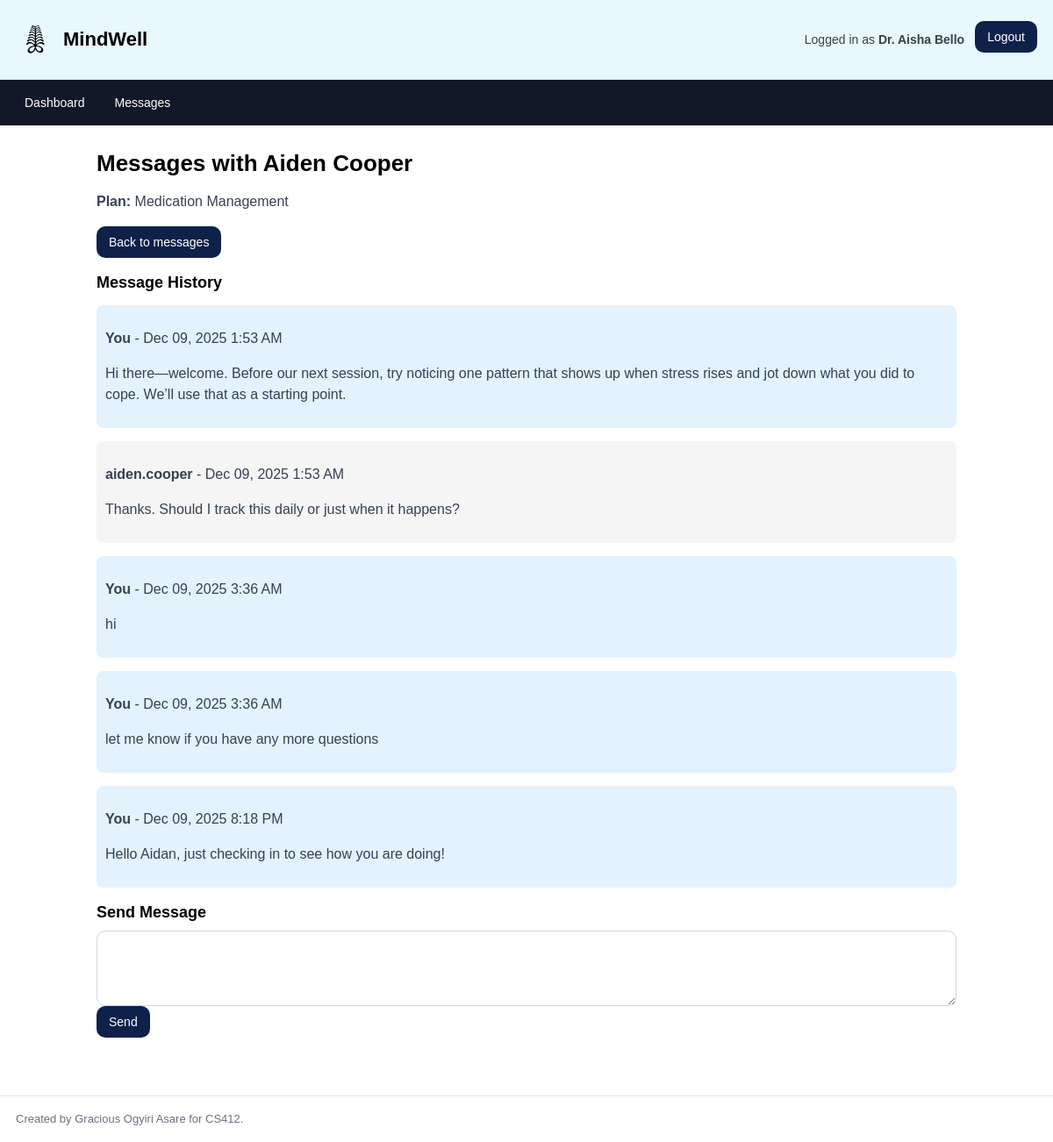
The app's page /therapyplan/20/send-message/ (signed in) with its own data.
### mindwell/models.py (models this page shows, shortened)
class HealthProvider(models.Model):
    user = models.ForeignKey(User, on_delete=models.CASCADE, null=True)
    first_name = models.TextField(blank=True)
    last_name = models.TextField(blank=True)
    email = models.TextField(blank=True)
    gender = models.CharField(max_length=10, choices=[
        ('male', 'Male'),
        ('female', 'Female'),
        ('other', 'Other'),
    ], blank=True)
    occupation = models.TextField(blank=True)
    address = models.TextField(blank=True)
    specialization = models.TextField(blank=True)
    experience_years = models.IntegerField(default=0)
    languages = models.TextField(blank=True)
    profile_img = models.ImageField(blank=True, null=True)
    bio = models.TextField(blank=True)
    verified = models.BooleanField(default=True)
    join_date = models.DateTimeField(auto_now_add=True)

class TherapyPlan(models.Model):
    patient = models.ForeignKey(Patient, on_delete=models.CASCADE)
    health_provider = models.ForeignKey(HealthProvider, on_delete=models.CASCADE)
    plan_type = models.ForeignKey(PlanType, on_delete=models.PROTECT)
    status = models.CharField(max_length=20, choices=[
        ('active', 'Active'),
        ('paused', 'Paused'),
        ('completed', 'Completed'),
        ('cancelled', 'Cancelled'),
    ])
    start_date = models.DateField(blank=True, null=True)
    notes = models.TextField(blank=True, null=True)
    cost = models.DecimalField(max_digits=8, decimal_places=2, blank=True, null=True)
    created_at = models.DateTimeField(auto_now_add=True)

class Patient(models.Model):
    user = models.ForeignKey(User, on_delete=models.CASCADE, null=True)
    first_name = models.TextField(blank=True)
    last_name = models.TextField(blank=True)
    email = models.TextField(blank=True)
    dob = models.DateField(blank=True, null=True)
    gender = models.CharField(max_length=10, choices=[
        ('male', 'Male'),
        ('female', 'Female'),
        ('other', 'Other'),
    ], blank=True)
    address = models.TextField(blank=True)
    emergency_contact_name = models.TextField(blank=True)
    emergency_contact_phone = models.TextField(blank=True)
    insurance_provider = models.TextField(blank=True)
    insurance_id = models.TextField(blank=True)
    join_date = models.DateTimeField(auto_now_add=True)
    therapy_description = models.TextField(blank=True)

class PlanType(models.Model):
    name = models.CharField(max_length=100)
    description = models.TextField(blank=True)
    base_cost = models.DecimalField(max_digits=8, decimal_places=2, blank=True, null=True)
    is_active = models.BooleanField(default=True)
    created_at = models.DateTimeField(auto_now_add=True)
    providers = models.ManyToManyField(HealthProvider, related_name='supported_plan_types', blank=True)

class Message(models.Model):
    therapy_plan = models.ForeignKey(TherapyPlan, on_delete=models.CASCADE, related_name='messages')
    sender = models.ForeignKey(User, on_delete=models.CASCADE, related_name='sent_messages')
    recipient = models.ForeignKey(User, on_delete=models.CASCADE, related_name='received_messages')
    message = models.TextField()
    is_read = models.BooleanField(default=False)
    created_at = models.DateTimeField(auto_now_add=True)
    class Meta:
        ordering = ['created_at']

### mindwell/views.py (the view, shortened to what this page needs)
# urls.py: path('therapyplan/<int:plan_pk>/send-message/', SendMessageView.as_view(), name='send_message'),
class SendMessageView(MethodLoginRequiredMixin, CreateView):
    model = Message
    form_class = MessageForm
    template_name = 'mindwell/send_message.html'
    def dispatch(self, request, *args, **kwargs):
        plan_pk = self.kwargs.get('plan_pk')
        self.therapy_plan = get_object_or_404(TherapyPlan, pk=plan_pk)
        is_provider = HealthProvider.objects.filter(
            user=request.user,
            id=self.therapy_plan.health_provider.id
        ).exists()
        is_patient = Patient.objects.filter(
            user=request.user,
            id=self.therapy_plan.patient.id
        ).exists()
        if not (is_provider or is_patient):
            return HttpResponseForbidden("You can only message within your therapy plans.")
        return super().dispatch(request, *args, **kwargs)
    def get_context_data(self, **kwargs):
        context = super().get_context_data(**kwargs)
        context['therapy_plan'] = self.therapy_plan
        if self.request.user == self.therapy_plan.patient.user:
            context['is_patient'] = True
            context['patient'] = self.therapy_plan.patient
        else:
            context['is_provider'] = True
            context['provider'] = self.therapy_plan.health_provider
        context['message_list'] = self.therapy_plan.messages.all().order_by('created_at')
        return context

### mindwell/forms.py
class MessageForm(forms.ModelForm):
    class Meta:
        model = Message
        fields = ['message']
        widgets = {
            'message': forms.Textarea(attrs={'rows': 6})
        }

### mindwell/templates/mindwell/send_message.html (shortened to what this page needs)
{% extends "mindwell/base.html" %}
{% block content %}
<h2>Messages with {% if is_provider %}{{ therapy_plan.patient.first_name }} {{ therapy_plan.patient.last_name }}{% else %}Dr. {{ therapy_plan.health_provider.last_name }}{% endif %}</h2>
<p><strong>Plan:</strong> {{ therapy_plan.plan_type.name }}</p>
<a href="{% url 'view_messages' %}"><button type="button">Back to messages</button></a>
<h3>Message History</h3>
{% for msg in message_list %}
  <div style="margin: 15px 0; padding: 10px; background: {% if msg.sender == request.user %}#e3f2fd{% else %}#f5f5f5{% endif %}; border-radius: 8px;">
    <p><strong>{% if msg.sender == request.user %}You{% else %}{{ msg.sender.username }}{% endif %}</strong> - {{ msg.created_at|date:"M d, Y g:i A" }}</p>
    <p>{{ msg.message }}</p>
  </div>
{% empty %}
  <p>No messages yet.</p>
{% endfor %}
<h3>Send Message</h3>
<form method="post">
  <textarea name="message" rows="4" style="width: 100%;" required></textarea>
  <button type="submit">Send</button>
</form>
{% endblock content %}

### mindwell/templates/mindwell/base.html (shortened to what this page needs)
{% load static %}
<html>
  <head>
    <link rel="stylesheet" href="{% static 'styles.css' %}" />
  </head>
  <body>
    <header>
      <div class="header_logo">
        {% load static %}
        <img src="{% static 'logo.png' %}" alt="Logo" class="logo" />
        <h1>MindWell</h1>
      </div>
      <div class="header-right">
        {% if request.user.is_authenticated %} {% if is_patient %}
        <p
          >Logged in as
          <strong>{{ patient.first_name }} {{ patient.last_name }}</strong></p
        >
        {% elif is_provider %}
        <p
          >Logged in as
          <strong
            >Dr. {{ provider.first_name }} {{ provider.last_name }}</strong
          ></p
        >
        {% else %}
        <p>Logged in as <strong>{{ user.username }}</strong></p>
        {% endif %}
        <form method="post" action="{% url 'logout' %}">
          <button type="submit">Logout</button>
        </form>
        {% else %}
        <a href="{% url 'login' %}"><button type="button">Login</button></a>
        <a href="{% url 'patient_register' %}"
          ><button type="button">Register</button></a
        >
        {% endif %}
      </div>
    </header>
    <nav class="navbar">
      {% if is_patient %}
      <a href="{% url 'patient_dashboard' patient.pk %}">My Dashboard</a>
      <a href="{% url 'provider_list' %}">Find A Therapist</a>
      <a href="{% url 'view_messages' %}">
        Messages {% if unread_messages %}({{ unread_messages }}){% endif %}
      </a>
      {% elif is_provider %}
      <a href="{% url 'provider_dashboard' provider.pk %}">Dashboard</a>
      <a href="{% url 'view_messages' %}">
        Messages {% if unread_messages %}({{ unread_messages }}){% endif %}
      </a>
      {% else %}
      <a href="{% url 'home' %}">Home</a>
      <a href="{% url 'provider_register' %}">Work With Us</a>
      {% endif %}
    </nav>
    <div class="body">
       {% block content %}{% endblock %}
    </div>
    <footer>
      <p>Created by Gracious Ogyiri Asare for CS412.</p>
    </footer>
  </body>
</html>

### mindwell/static/styles.css (style rules this page uses)
body { margin: 0; font-family: Arial, Helvetica, sans-serif; }
header { background: #e9f8fd; border-bottom: 1px solid #e5e7eb; padding: 14px 18px; display: flex; align-items: center; justify-content: space-between; }
.logo { width: 44px; height: 44px; object-fit: contain; }
.header_logo { display: flex; align-items: center; gap: 10px; }
.header_logo h1 { margin: 0; font-size: 22px; }
.header-right { display: flex; align-items: center; gap: 12px; }
.header-right p { margin: 0; font-size: 14px; color: #374151; }
.navbar { background: #111827; padding: 10px 18px; display: flex; gap: 14px; flex-wrap: wrap; }
.navbar a { color: #ffffff; text-decoration: none; font-size: 14px; padding: 8px 10px; }
.body { max-width: 980px; margin: 0 auto; padding: 22px 18px; }
h2 { margin: 6px 0 12px; font-size: 26px; }
h3 { margin: 18px 0 10px; font-size: 18px; }
p { color: #374151; line-height: 1.5; }
button { background: #0e214a; color: #ffffff; border: none; padding: 10px 14px; border-radius: 10px; cursor: pointer; font-size: 14px; }
form { margin-top: 10px; }
input[type="text"], input[type="email"], input[type="password"], input[type="date"], input[type="time"], select, textarea { width: 100%; padding: 10px 10px; border-radius: 10px; border: 1px solid #d1d5db; outline: none; font-size: 14px; background: #ffffff; }
footer { border-top: 1px solid #e5e7eb; background: #ffffff; padding: 16px 18px; margin-top: 28px; }
footer p { margin: 0; color: #6b7280; font-size: 13px; }

### records on screen
HealthProvider: first_name "Aisha", last_name "Bello"
TherapyPlan: patient.first_name "Aiden", patient.last_name "Cooper", plan_type.name "Medication Management"
Message: shows "You", created_at "Dec 09, 2025 1:53 AM", message "Hi there—welcome. Before our next session, try noticing one pattern that shows up when stress rises and jot down what you did to cope. We’ll use that as a starting point."
Message: sender.username "aiden.cooper", created_at "Dec 09, 2025 1:53 AM", message "Thanks. Should I track this daily or just when it happens?"
Message: shows "You", created_at "Dec 09, 2025 3:36 AM", message "hi"
Message: shows "You", created_at "Dec 09, 2025 3:36 AM", message "let me know if you have any more questions"
Message: shows "You", created_at "Dec 09, 2025 8:18 PM", message "Hello Aidan, just checking in to see how you are doing!"
